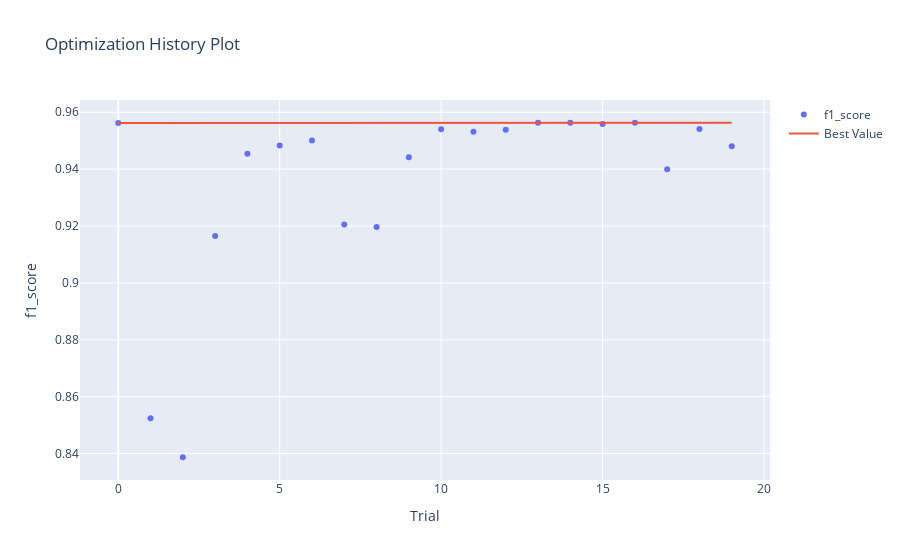

Write notebook code for a chart like this one.
### Code cell
optuna.visualization.plot_optimization_history(study, target_name="f1_score")

### Figure 1 — Plotly figure (JSON) as saved in the notebook; plotly's stock layout.template omitted (floating-point values rounded to 4 significant figures)
{"data": [{"mode": "markers", "name": "f1_score", "type": "scatter", "x": [0, 1, 2, 3, 4, 5, 6, 7, 8, 9, 10, 11, 12, 13, 14, 15, 16, 17, 18, 19], "y": [0.9563, 0.8524, 0.8387, 0.9165, 0.9455, 0.9484, 0.9501, 0.9205, 0.9197, 0.9442, 0.954, 0.9531, 0.9538, 0.9563, 0.9563, 0.9559, 0.9563, 0.9399, 0.9541, 0.948]}, {"name": "Best Value", "type": "scatter", "x": [0, 1, 2, 3, 4, 5, 6, 7, 8, 9, 10, 11, 12, 13, 14, 15, 16, 17, 18, 19], "y": [0.9563, 0.9563, 0.9563, 0.9563, 0.9563, 0.9563, 0.9563, 0.9563, 0.9563, 0.9563, 0.9563, 0.9563, 0.9563, 0.9563, 0.9563, 0.9563, 0.9563, 0.9563, 0.9563, 0.9563]}], "layout": {"title": {"text": "Optimization History Plot"}, "xaxis": {"title": {"text": "Trial"}}, "yaxis": {"title": {"text": "f1_score"}}}}
